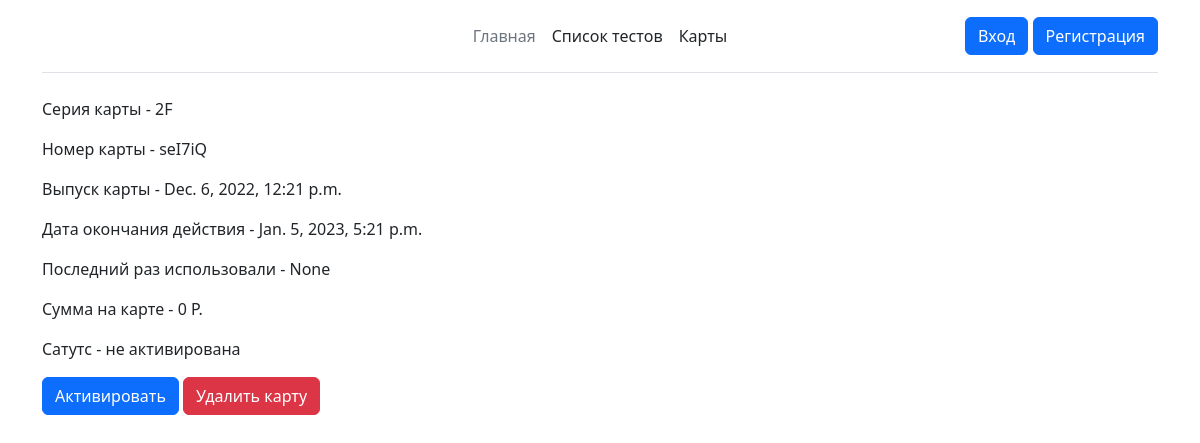
The page /cards/86 on the database its author committed.
### cards/models.py (models this page shows, shortened)
class Cards(models.Model):
    CHOICES = (
        ('не активирована', 'не активирована'),
        ('активирована', 'активирована'),
        ('просрочена', 'просрочена'),
    )
    series = models.CharField(max_length=2, verbose_name='Серия')
    number = models.CharField(max_length=6, verbose_name='Номер')
    data_start = models.DateTimeField(auto_now_add=True, verbose_name='Дата выпуска')
    data_end = models.DateTimeField(default=gen_time, verbose_name='Дата окончания')
    last_used = models.DateTimeField(blank=True, null=True, verbose_name='Дата последнего использования')
    summ = models.PositiveIntegerField(default=0, verbose_name='Сумма')
    status = models.CharField(default='не активирована', choices=CHOICES, max_length=15, verbose_name='Статус карты')

### cards/views.py (the view)
# urls.py: path('cards/<int:pk>', card_info, name = 'card_info'),
def card_info(request, pk):
    context = {}
    try:
        card_info = Cards.objects.get(pk=pk)
        context['card_info'] = card_info
        if 'deactivation' in request.POST:
            card_info.status = 'не активирована'
            card_info.save()
            return redirect(f'/cards/{pk}')
        if 'activation' in request.POST:
            card_info.status = 'активирована'
            card_info.save()
            return redirect(f'/cards/{pk}')
        if 'delete' in request.POST:
            card_info.delete()
            return redirect(f'/all_cards')
    except:
        return HttpResponse('Ooops, Кажется что-то пошло не так! =)')
    return render(request, 'card_info.html', context)

### cards/templates/card_info.html (shortened to what this page needs)
{% extends 'navbar.html' %}
{% block content %}
<div class="container">
    <p>Серия карты - {{card_info.series}}</p>
    <p>Номер карты - {{card_info.number}}</p>
    <p>Выпуск карты - {{card_info.data_start}}</p>
    <p>Дата окончания действия - {{card_info.data_end}}</p>
    <p>Последний раз использовали - {{card_info.last_used}}</p>
    <p>Сумма на карте - {{card_info.summ}} Р.</p>
    <p>Сатутс - {{card_info.status}}</p>
    <form method="POST">
        {% if card_info.status == 'не активирована' or card_info.status == 'просрочена' %}
        <button type="submit" name="activation" class="btn btn-primary">Активировать</button>
        {% else %}
        <button type="submit" name="deactivation" class="btn btn-secondary">Деактивировать</button>
        {% endif %}
        <button type="submit" name="delete" class="btn btn-danger">Удалить карту</button>
    </form>
</div>
{% endblock %}

### rows shown on the page
Cards: series "2F", number "seI7iQ", data_start "Dec. 6, 2022, 12:21 p.m.", data_end "Jan. 5, 2023, 5:21 p.m.", last_used "None", summ "0", status "не активирована"
